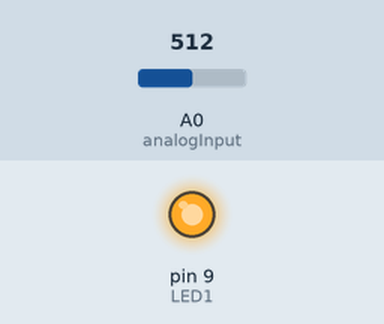
Bench run of a sketch on a simulated Arduino Uno, built with avr-gcc and run on an emulated ATmega328P. Parts: output pins drawn as LEDs (lit = HIGH). Inputs (shaded band) come from the test bench; at power-on: A0 (analogInput) = 512.

Above: at 1.2 s.
1.3 s: A0 (analogInput) set to 0
At 3.14 s:
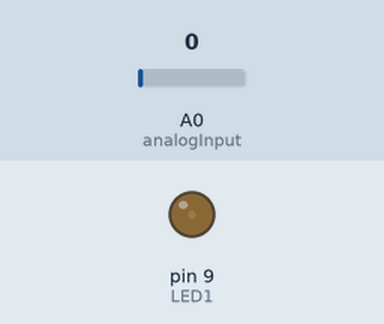
4.3 s: A0 (analogInput) set to 122
Timing chart, 0 to 13.3 s (numbered marks = the images above; inputs shaded):
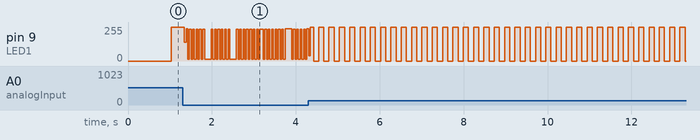

Measured:
- by itself, pin 9 (LED1): moves between 0/255 and 255/255, repeating every 0.25 s

The sketch:

CircuitBasics_05_BlinkwithoutDelay.ino
```cpp
// Circuit Basics 05 - Blink without Delay
// Blink LEDs without interruptng the flow of a program
// Use this method to flash while reading input pots and buttons.
// By turning the knob change the rate which the LED flashes


// Connect a potentiometer to an Analog Input, by setting it up
// as a voltage divider.  Connect one end of the pot to ground,
// the other to positive voltage, and the wiper to an Analog Input.
//
//         100k pot
//    5v---/\/\/\---GND
//            ^
//            |
//        Analog Input


byte LED1 = 9; // this pin controls the LED
byte analogInput = A0; // this is the analog input pin for the potentiometer

long currentMillis = 0; // current time value
long prevMillis = 0; // previous time value

int flashRate = 0; // time between flashes
bool toggle = LOW; // track the led toggling

void setup() {
  Serial.begin(9600); // start serial for debugging

  pinMode(LED1, OUTPUT); // set LED pin for output

}

void loop() {
  flashRate = analogRead(analogInput); // read from the potentiometer

  if(currentMillis > prevMillis + flashRate) { //time has expired
    digitalWrite(LED1, toggle);
    toggle = !toggle; // switch value to 'not' toggle
    prevMillis = currentMillis; // reset the timer
  }

  currentMillis = millis(); // update time

}
```
